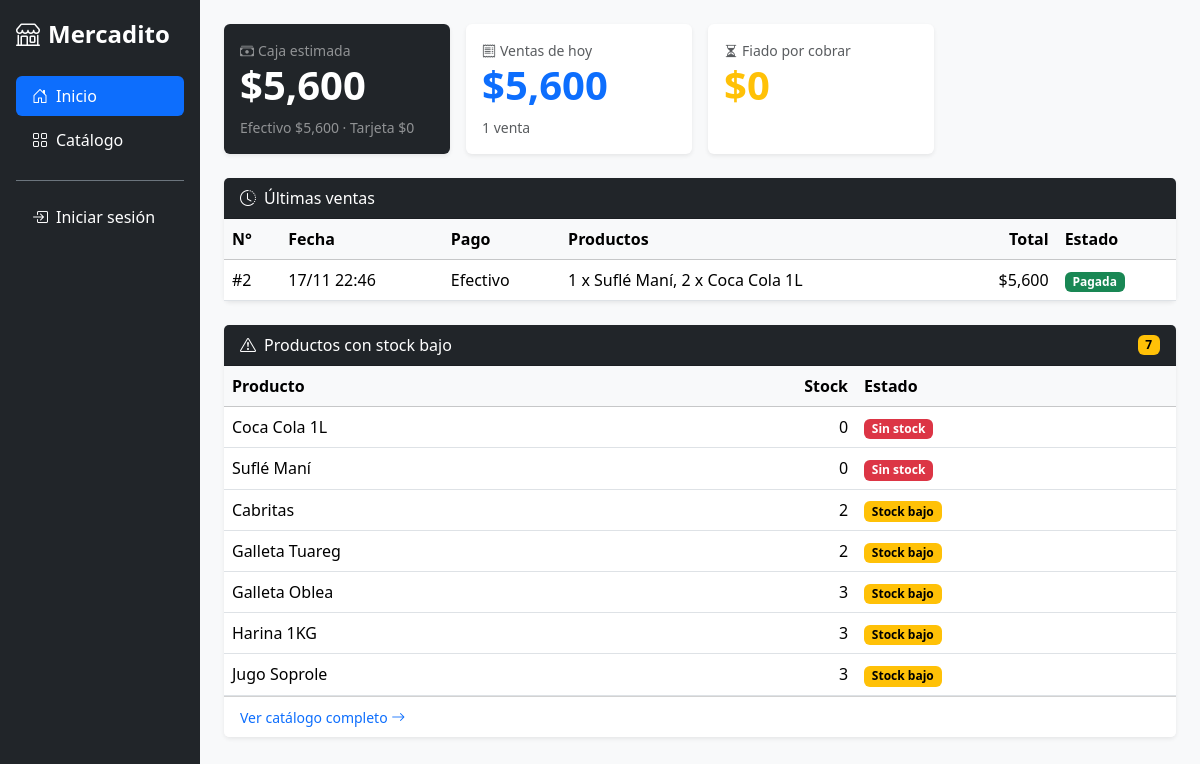
The page / on the database its author committed.
### ventas/models.py (models this page shows, shortened)
class Venta(models.Model):
    class TipoPago(models.TextChoices):
        DEBITO_CREDITO = 'TARJETA', 'Débito/Crédito'
        EFECTIVO = 'EFECTIVO', 'Efectivo'
        FIADO = 'FIADO', 'Fiado'
    n_venta = models.AutoField(primary_key=True)
    uuid = models.UUIDField(default=uuid.uuid4, unique=True, editable=False)
    fecha_emision = models.DateTimeField(auto_now_add=True)
    tipo_pago = models.CharField(max_length=10, choices=TipoPago.choices)
    fiado_a = models.CharField(max_length=150, blank=True)
    pagado = models.BooleanField(default=True)
    total_venta = models.PositiveIntegerField(default=0, verbose_name='Total Venta')

### productos_llevar/models.py (models this page shows, shortened)
class DetalleVenta(models.Model):
    id = models.AutoField(primary_key=True)
    uuid = models.UUIDField(default=uuid.uuid4, unique=True, editable=False)
    producto = models.ForeignKey(
        Producto, on_delete=models.PROTECT, db_column='producto_id', related_name='detalles'
    )
    venta = models.ForeignKey(
        Venta, on_delete=models.CASCADE, db_column='venta_id',related_name='detalles'
    )
    cantidad = models.PositiveIntegerField(validators=[MinValueValidator(1)])
    precio_unitario = models.PositiveIntegerField()
    class Meta:
        constraints = [
            models.UniqueConstraint(fields=["venta", "producto"], name="unico_producto_por_venta")
        ]

### productos/models.py (models this page shows, shortened)
class Producto(models.Model):
    id = models.AutoField(primary_key=True)
    uuid = models.UUIDField(default=uuid.uuid4, unique=True, editable=False)
    categoria = models.ForeignKey(
        Categoria, on_delete=models.PROTECT, related_name='productos'
    )
    nombre = models.CharField(max_length=50)
    precio = models.PositiveIntegerField()
    stock = models.PositiveIntegerField(default=0)
    activo = models.BooleanField(default=True)
    fecha_ingreso = models.DateField(auto_now_add=True)

### ventas/views.py (the view)
# urls.py: path('', views.HomeView.as_view(), name='home'),
class HomeView(ListView):
    model = Producto
    template_name = 'inicio_ventas.html'
    context_object_name = 'prod_bajo'
    def get_queryset(self):
        return Producto.objects.filter(stock__lt=5).order_by('stock', 'nombre')
    def get_context_data(self, **kwargs):
        contexto = super().get_context_data(**kwargs)
        hoy = timezone.localdate()
        resumen = Venta.objects.aggregate(
            caja=Sum('total_venta', filter=Q(pagado=True)),
            efectivo=Sum('total_venta', filter=Q(pagado=True, tipo_pago=Venta.TipoPago.EFECTIVO)),
            tarjeta=Sum('total_venta', filter=Q(pagado=True, tipo_pago=Venta.TipoPago.DEBITO_CREDITO)),
            fiado=Sum('total_venta', filter=Q(pagado=False)),
            hoy_total=Sum('total_venta', filter=Q(fecha_emision__date=hoy)),
            hoy_cantidad=Count('pk', filter=Q(fecha_emision__date=hoy)),
        )
        contexto['caja'] = resumen['caja'] or 0
        contexto['caja_efectivo'] = resumen['efectivo'] or 0
        contexto['caja_tarjeta'] = resumen['tarjeta'] or 0
        contexto['fiado_pendiente'] = resumen['fiado'] or 0
        contexto['hoy_total'] = resumen['hoy_total'] or 0
        contexto['hoy_cantidad'] = resumen['hoy_cantidad']
        contexto['ultimas_ventas'] = (
            Venta.objects.prefetch_related('detalles__producto')
            .order_by('-fecha_emision')[:5]
        )
        return contexto

### ventas/templates/inicio_ventas.html (shortened to what this page needs)
{% extends "base.html" %}
{% load humanize %}
{% block content %}
    <div class="row g-3 mb-4">
        <div class="col-12 col-md-6 col-xl-3">
            <div class="card bg-dark text-white shadow-sm border-0 h-100">
                <div class="card-body">
                    <div class="small text-white-50"><i class="bi bi-cash-stack me-1"></i>Caja estimada</div>
                    <div class="display-6 fw-semibold">${{ caja|intcomma }}</div>
                    <div class="small text-white-50 mt-2">
                        Efectivo ${{ caja_efectivo|intcomma }} · Tarjeta ${{ caja_tarjeta|intcomma }}
                    </div>
                </div>
            </div>
        </div>
        <div class="col-12 col-md-6 col-xl-3">
            <div class="card shadow-sm border-0 h-100">
                <div class="card-body">
                    <div class="small text-muted"><i class="bi bi-receipt me-1"></i>Ventas de hoy</div>
                    <div class="display-6 fw-semibold text-primary">${{ hoy_total|intcomma }}</div>
                    <div class="small text-muted mt-2">{{ hoy_cantidad }} venta{{ hoy_cantidad|pluralize }}</div>
                </div>
            </div>
        </div>
        <div class="col-12 col-md-6 col-xl-3">
            <div class="card shadow-sm border-0 h-100">
                <div class="card-body">
                    <div class="small text-muted"><i class="bi bi-hourglass-split me-1"></i>Fiado por cobrar</div>
                    <div class="display-6 fw-semibold text-warning">${{ fiado_pendiente|intcomma }}</div>
                </div>
            </div>
        </div>
    </div>
    <div class="card shadow-sm border-0 mb-4">
        <div class="card-header bg-dark text-white">
            <i class="bi bi-clock-history me-2"></i>Últimas ventas
        </div>
        {% if ultimas_ventas %}
        <div class="table-responsive">
            <table class="table table-hover align-middle mb-0">
                <thead class="table-light">
                    <tr>
                        <th>N°</th>
                        <th>Fecha</th>
                        <th>Pago</th>
                        <th>Productos</th>
                        <th class="text-end">Total</th>
                        <th>Estado</th>
                    </tr>
                </thead>
                <tbody>
                    {% for venta in ultimas_ventas %}
                    <tr>
                        <td>#{{ venta.n_venta }}</td>
                        <td>{{ venta.fecha_emision|date:"d/m H:i" }}</td>
                        <td>
                            {{ venta.get_tipo_pago_display }}
                        </td>
                        <td>
                            {% for d in venta.detalles.all %}
                                {{ d.cantidad }} x {{ d.producto.nombre }}{% if not forloop.last %}, {% endif %}
                            {% endfor %}
                        </td>
                        <td class="text-end">${{ venta.total_venta|intcomma }}</td>
                        <td>
                            {% if venta.pagado %}
                                <span class="badge text-bg-success">Pagada</span>
                            {% else %}
                                <span class="badge text-bg-warning">Pendiente</span>
                            {% endif %}
                        </td>
                    </tr>
                    {% endfor %}
                </tbody>
            </table>
        </div>
        {% else %}
        <div class="card-body text-muted">Todavía no hay ventas registradas.</div>
        {% endif %}
    </div>
    <div class="card shadow-sm border-0">
        <div class="card-header bg-dark text-white d-flex justify-content-between align-items-center">
            <span><i class="bi bi-exclamation-triangle me-2"></i>Productos con stock bajo</span>
            <span class="badge text-bg-warning">{{ prod_bajo|length }}</span>
        </div>
        {% if prod_bajo %}
        <div class="table-responsive">
            <table class="table table-hover align-middle mb-0">
                <thead class="table-light">
                    <tr>
                        <th>Producto</th>
                        <th class="text-end">Stock</th>
                        <th>Estado</th>
                    </tr>
                </thead>
                <tbody>
                    {% for prod in prod_bajo %}
                    <tr>
                        <td>{{ prod.nombre }}</td>
                        <td class="text-end">{{ prod.stock }}</td>
                        <td>
                            {% if prod.stock == 0 %}
                                <span class="badge text-bg-danger">Sin stock</span>
                            {% else %}
                                <span class="badge text-bg-warning">Stock bajo</span>
                            {% endif %}
                        </td>
                    </tr>
                    {% endfor %}
                </tbody>
            </table>
        </div>
        <div class="card-footer bg-white">
            <a href="{% url 'productos:catalogo' %}" class="small text-decoration-none">
                Ver catálogo completo <i class="bi bi-arrow-right"></i>
            </a>
        </div>
        {% else %}
        <div class="card-body">
            <p class="text-success mb-0">
                <i class="bi bi-check-circle me-2"></i>Todo el stock está en buen nivel.
            </p>
        </div>
        {% endif %}
    </div>
{% endblock %}

### templates/base.html (shortened to what this page needs)
<!DOCTYPE html>
<html lang="es">
<head>
    <link href="https://cdn.jsdelivr.net/npm/bootstrap@5.3.3/dist/css/bootstrap.min.css" rel="stylesheet">
    <link href="https://cdn.jsdelivr.net/npm/bootstrap-icons@1.11.3/font/bootstrap-icons.min.css" rel="stylesheet">
</head>
<body class="bg-light">
    <div class="container-fluid p-0">
        <div class="d-flex flex-column flex-lg-row min-vh-100">
            <div class="col-lg-2 bg-dark">
                <aside class="offcanvas-lg offcanvas-start text-bg-dark" tabindex="-1" id="sidebar">
                    <div class="offcanvas-body flex-column p-3">
                        <a href="{% url 'ventas:home' %}"
                           class="d-none d-lg-block text-white text-decoration-none fs-4 fw-semibold mb-4">
                            <i class="bi bi-shop me-2"></i>Mercadito
                        </a>
                        <ul class="nav nav-pills flex-column gap-1 w-100">
                            <li class="nav-item">
                                <a href="{% url 'ventas:home' %}"
                                   class="nav-link text-white {% if request.resolver_match.url_name == 'home' %}active{% endif %}">
                                    <i class="bi bi-house-door me-2"></i>Inicio
                                </a>
                            </li>
                            {% if user.is_authenticated %}
                                <li class="nav-item">
                                    <a href="{% url 'ventas:venta_cre' %}"
                                       class="nav-link text-white {% if request.resolver_match.url_name == 'venta_cre' %}active{% endif %}">
                                        <i class="bi bi-cart-plus me-2"></i>Crear venta
                                    </a>
                                </li>
                                <li class="nav-item">
                                    <a class="nav-link text-white d-flex justify-content-between align-items-center"
                                       data-bs-toggle="collapse" href="#menuProductos" role="button"
                                       aria-expanded="{% if request.resolver_match.namespace == 'productos' %}true{% else %}false{% endif %}"
                                       aria-controls="menuProductos">
                                        <span><i class="bi bi-box-seam me-2"></i>Productos</span>
                                        <i class="bi bi-chevron-down small"></i>
                                    </a>
                                    <div class="collapse {% if request.resolver_match.namespace == 'productos' %}show{% endif %}"
                                         id="menuProductos">
                                        <ul class="nav flex-column ms-3 mt-1 gap-1">
                                            <li class="nav-item">
                                                <a href="{% url 'productos:catalogo' %}"
                                                   class="nav-link text-white {% if request.resolver_match.view_name == 'productos:catalogo' %}active{% endif %}">
                                                    <i class="bi bi-grid me-2"></i>Catálogo
                                                </a>
                                            </li>
                                            <li class="nav-item">
                                                <a href="{% url 'productos:producto_cre' %}"
                                                   class="nav-link text-white {% if request.resolver_match.view_name == 'productos:producto_cre' %}active{% endif %}">
                                                    <i class="bi bi-plus-circle me-2"></i>Crear producto
                                                </a>
                                            </li>
                                        </ul>
                                    </div>
                                </li>
                            {% else %}
                                <li class="nav-item">
                                    <a href="{% url 'productos:catalogo' %}"
                                       class="nav-link text-white {% if request.resolver_match.view_name == 'productos:catalogo' %}active{% endif %}">
                                        <i class="bi bi-grid me-2"></i>Catálogo
                                    </a>
                                </li>
                            {% endif %}
                            <li class="nav-item mt-3 pt-3 border-top border-secondary">
                                {% if user.is_authenticated %}
                                    <span class="nav-link disabled text-white-50">
                                        <i class="bi bi-person-circle me-2"></i>{{ user.username }}
                                    </span>
                                    <form method="post" action="{% url 'logout' %}">
                                        {% csrf_token %}
                                        <button type="submit" class="nav-link text-white w-100 text-start">
                                            <i class="bi bi-box-arrow-right me-2"></i>Cerrar sesión
                                        </button>
                                    </form>
                                {% else %}
                                    <a href="{% url 'login' %}" class="nav-link text-white">
                                        <i class="bi bi-box-arrow-in-right me-2"></i>Iniciar sesión
                                    </a>
                                {% endif %}
                            </li>
                        </ul>
                    </div>
                </aside>
            </div>
            <main class="col-lg-10 p-4">
                {% block content %}
                {% endblock %}
            </main>
        </div>
    </div>
</body>
</html>

### rows shown on the page
Venta: n_venta "2", fecha_emision "17/11 22:46", tipo_pago "Efectivo", total_venta "5,600", pagado "Pagada"
DetalleVenta: cantidad "1", producto.nombre "Suflé Maní"
DetalleVenta: cantidad "2", producto.nombre "Coca Cola 1L"
Producto: nombre "Coca Cola 1L", stock "0", shows "Sin stock"
Producto: nombre "Suflé Maní", stock "0", shows "Sin stock"
Producto: nombre "Cabritas", stock "2", shows "Stock bajo"
Producto: nombre "Galleta Tuareg", stock "2", shows "Stock bajo"
Producto: nombre "Galleta Oblea", stock "3", shows "Stock bajo"
Producto: nombre "Harina 1KG", stock "3", shows "Stock bajo"
Producto: nombre "Jugo Soprole", stock "3", shows "Stock bajo"

### other values the page prints
{{ caja|intcomma }} "5,600"
{{ caja_efectivo|intcomma }} "5,600"
{{ caja_tarjeta|intcomma }} "0"
{{ hoy_total|intcomma }} "5,600"
{{ hoy_cantidad }} "1"
{{ fiado_pendiente|intcomma }} "0"
{{ prod_bajo|length }} "7"
